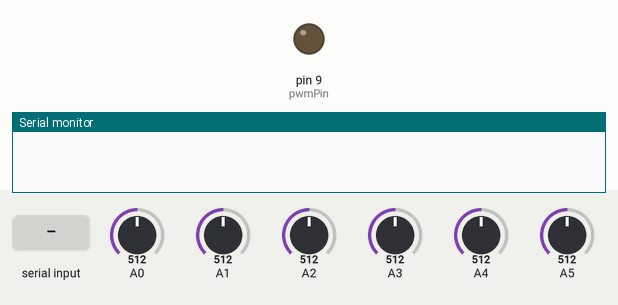
Simulated run of this sketch. Board: Arduino Uno, built with avr-gcc and run on an emulated ATmega328P. On the bench: output pins drawn as LEDs (lit = HIGH), the last lines printed to the serial monitor. The test bench sets the inputs (shaded band); at power-on: A0 = 512, A1 = 512, A2 = 512, A3 = 512, A4 = 512, A5 = 512.

Above: at 1.2 s.
1.3 s: "90,45\n" received over Serial
At 1.9 s:
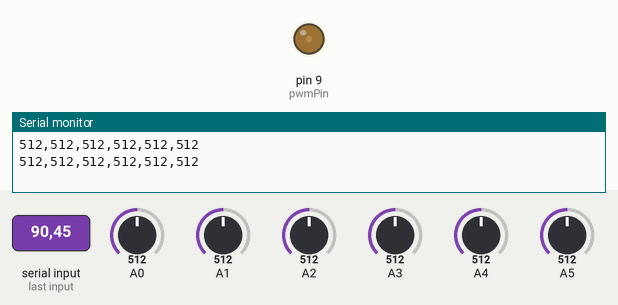
2.8 s: "30,150\n" received over Serial
At 4.0 s:
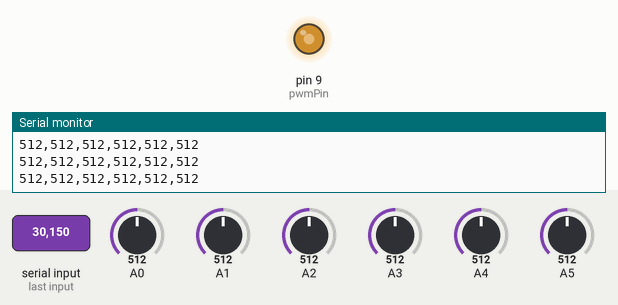
4.3 s: "200\n" received over Serial
At 4.9 s:
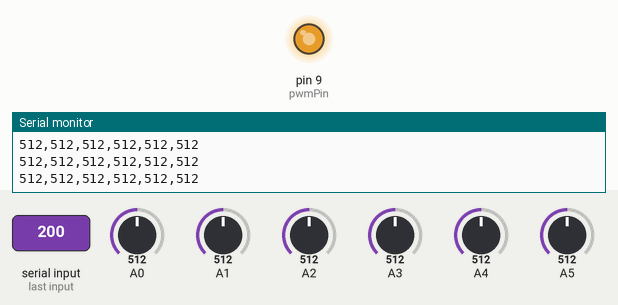
5.8 s: "90\n" received over Serial
At 6.1 s:
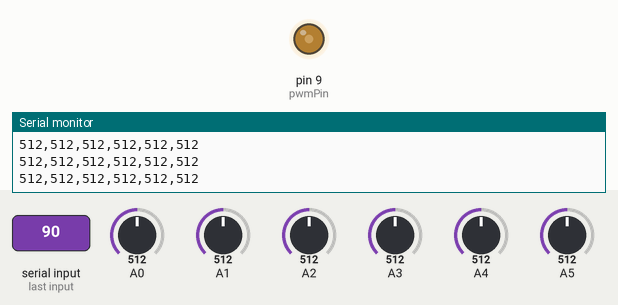
Timing chart, 0 to 8.3 s (numbered marks = the images above; inputs shaded):
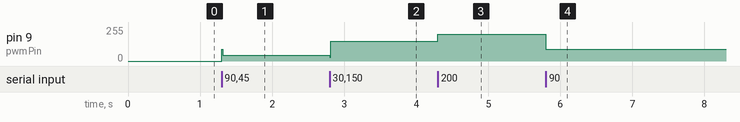

The sketch:

Gen3setup.ino
```cpp
// reservoir_hil_firmware.ino
const int pwmPin = 9;

void setup() {
  Serial.begin(115200);
  pinMode(pwmPin, OUTPUT);
  // 最初は0Vにしておく
  analogWrite(pwmPin, 0);
}

void loop() {
  // Pythonからデータ(0〜255)が送られてくるのを待つ
  if (Serial.available() > 0) {
    int inputVal = Serial.parseInt();

    // 改行コードなどを読み飛ばす
    if (Serial.read() == '\n') {}

    // 1. リザバーに電圧(波形)を注入
    analogWrite(pwmPin, inputVal);

    // 2. 波が回路内を伝わるのを少し待つ (リザバーの物理的な計算時間)
    delay(10);

    // 3. 6つのノード(第1層〜第3層)の状態を読み取る
    int e = analogRead(A0);
    int f = analogRead(A1);
    int g = analogRead(A2);
    int h = analogRead(A3);
    int i = analogRead(A4); // Node I (1000μFの深層記憶)
    int j = analogRead(A5); // Node J (カオスフィードバック)

    // 4. Pythonへ結果をカンマ区切りで返す
    Serial.print(e); Serial.print(",");
    Serial.print(f); Serial.print(",");
    Serial.print(g); Serial.print(",");
    Serial.print(h); Serial.print(",");
    Serial.print(i); Serial.print(",");
    Serial.println(j);
  }
}
```

Measured:
- after the input at 1.3 s, pin 9 (pwmPin): 0/255 → 45/255 at once
- after the input at 2.8 s, pin 9 (pwmPin): 45/255 → 150/255 at once
- after the input at 4.3 s, pin 9 (pwmPin): 150/255 → 200/255 at once
- after the input at 5.8 s, pin 9 (pwmPin): 200/255 → 90/255 at once
